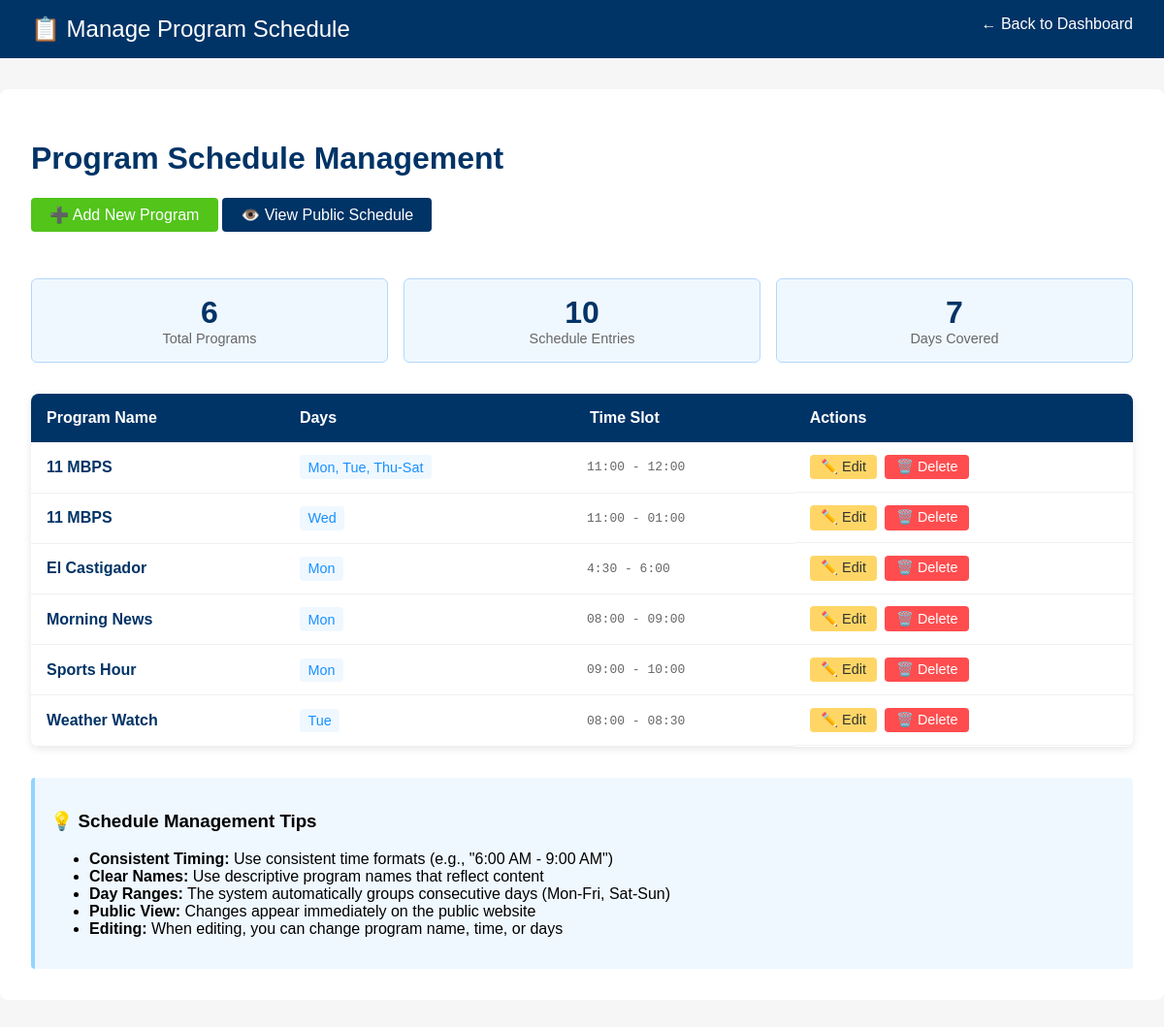
The app's page /admin/schedule_manage.php (signed in) with its own data.
### tables this page shows
CREATE TABLE `program_schedule` (
  `id` int(11) NOT NULL,
  `program_name` varchar(100) NOT NULL,
  `day_of_week` varchar(10) NOT NULL,
  `time_slot` varchar(50) NOT NULL
);

### admin/schedule_manage.php (the view, shortened to what this page needs)
<?php
require_once '../includes/auth.php';
$stmt = $pdo->query("SELECT * FROM program_schedule ORDER BY program_name,
    CASE
        WHEN day_of_week = 'Monday' THEN 1
        WHEN day_of_week = 'Tuesday' THEN 2
        WHEN day_of_week = 'Wednesday' THEN 3
        WHEN day_of_week = 'Thursday' THEN 4
        WHEN day_of_week = 'Friday' THEN 5
        WHEN day_of_week = 'Saturday' THEN 6
        WHEN day_of_week = 'Sunday' THEN 7
        ELSE 8
    END, time_slot");
$schedules = $stmt->fetchAll(PDO::FETCH_ASSOC);
$groupedPrograms = [];
foreach ($schedules as $schedule) {
    $key = $schedule['program_name'] . '|' . $schedule['time_slot'];
    $groupedPrograms[$key]['program_name'] = $schedule['program_name'];
    $groupedPrograms[$key]['time_slot'] = $schedule['time_slot'];
    $groupedPrograms[$key]['days'][] = $schedule['day_of_week'];
    $groupedPrograms[$key]['ids'][] = $schedule['id'];
}
function formatDayRange($days) {
    $dayOrder = ['Monday', 'Tuesday', 'Wednesday', 'Thursday', 'Friday', 'Saturday', 'Sunday'];
    $dayAbbr = ['Mon', 'Tue', 'Wed', 'Thu', 'Fri', 'Sat', 'Sun'];
    usort($days, function($a, $b) use ($dayOrder) {
        return array_search($a, $dayOrder) - array_search($b, $dayOrder);
    });
    $abbrDays = array_map(function($day) use ($dayOrder, $dayAbbr) {
        return $dayAbbr[array_search($day, $dayOrder)];
    }, $days);
    if (count($abbrDays) == 1) {
        return $abbrDays[0];
    } elseif (count($abbrDays) == 7) {
        return 'Daily';
    } elseif (array_slice($abbrDays, 0, 5) == ['Mon', 'Tue', 'Wed', 'Thu', 'Fri'] && count($abbrDays) == 5) {
        return 'Mon-Fri';
    } elseif (array_slice($abbrDays, 5, 2) == ['Sat', 'Sun'] && count($abbrDays) == 2) {
        return 'Sat-Sun';
    } else {
        $ranges = [];
        $start = 0;
        for ($i = 1; $i <= count($abbrDays); $i++) {
            if ($i == count($abbrDays) || array_search($abbrDays[$i], $dayAbbr) != array_search($abbrDays[$i-1], $dayAbbr) + 1) {
                if ($i - $start > 2) {
                    $ranges[] = $abbrDays[$start] . '-' . $abbrDays[$i-1];
                } elseif ($i - $start == 2) {
                    $ranges[] = $abbrDays[$start] . ', ' . $abbrDays[$i-1];
                } else {
                    $ranges[] = $abbrDays[$start];
                }
                $start = $i;
            }
        }
        return implode(', ', $ranges);
    }
}
?>
<!DOCTYPE html>
<html lang="en">
<head>
</head>
<body>
<header>
    <span style="font-size:1.5em;">📋 Manage Program Schedule</span>
    <a href="index.php" style="float:right; color:#fff; text-decoration:none;">← Back to Dashboard</a>
</header>
<main>
    <h1>Program Schedule Management</h1>
    <div style="margin-bottom: 2em;">
        <a href="schedule_edit.php" class="btn btn-success">➕ Add New Program</a>
        <a href="../index.php#schedule" class="btn" target="_blank">👁️ View Public Schedule</a>
    </div>
    <div class="stats">
        <div class="stat-card">
            <div class="stat-number"><?php echo count($groupedPrograms); ?></div>
            <div class="stat-label">Total Programs</div>
        </div>
        <div class="stat-card">
            <div class="stat-number"><?php echo count($schedules); ?></div>
            <div class="stat-label">Schedule Entries</div>
        </div>
        <div class="stat-card">
            <div class="stat-number">
                <?php
                $uniqueDays = [];
                foreach ($schedules as $schedule) {
                    $uniqueDays[$schedule['day_of_week']] = true;
                }
                echo count($uniqueDays);
                ?>
            </div>
            <div class="stat-label">Days Covered</div>
        </div>
    </div>
    <div class="schedule-container">
        <table class="schedule-table">
            <thead>
                <tr>
                    <th>Program Name</th>
                    <th>Days</th>
                    <th>Time Slot</th>
                    <th>Actions</th>
                </tr>
            </thead>
            <tbody>
                <?php if (!empty($groupedPrograms)): ?>
                    <?php foreach ($groupedPrograms as $program): ?>
                        <tr>
                            <td class="program-name"><?php echo htmlspecialchars($program['program_name']); ?></td>
                            <td><span class="program-days"><?php echo formatDayRange($program['days']); ?></span></td>
                            <td class="program-time"><?php echo htmlspecialchars($program['time_slot']); ?></td>
                            <td class="actions">
                                <a href="schedule_edit.php?program=<?php echo urlencode($program['program_name']); ?>&time=<?php echo urlencode($program['time_slot']); ?>" class="edit-btn">✏️ Edit</a>
                                <a href="?delete=1&program=<?php echo urlencode($program['program_name']); ?>&time=<?php echo urlencode($program['time_slot']); ?>" class="delete-btn" onclick="return confirm('Delete program \'<?php echo addslashes($program['program_name']); ?>\'?\n\nThis will remove all schedule entries for this program.')">🗑️ Delete</a>
                            </td>
                        </tr>
                    <?php endforeach; ?>
                <?php endif; ?>
            </tbody>
        </table>
    </div>
    <div style="margin-top: 2em; padding: 1em; background: #f0f8ff; border-radius: 4px; border-left: 4px solid #91d5ff;">
        <h3>💡 Schedule Management Tips</h3>
        <ul>
            <li><strong>Consistent Timing:</strong> Use consistent time formats (e.g., "6:00 AM - 9:00 AM")</li>
            <li><strong>Clear Names:</strong> Use descriptive program names that reflect content</li>
            <li><strong>Day Ranges:</strong> The system automatically groups consecutive days (Mon-Fri, Sat-Sun)</li>
            <li><strong>Public View:</strong> Changes appear immediately on the public website</li>
            <li><strong>Editing:</strong> When editing, you can change program name, time, or days</li>
        </ul>
    </div>
</main>
</body>
</html>

### admin/schedule_manage.php (style rules this page uses)
body { font-family: Arial, sans-serif; background: #f6f6f6; margin: 0; }
header { background: #003366; color: #fff; padding: 1em 2em; }
main { max-width: 1200px; margin: 2em auto; background: #fff; padding: 2em; border-radius: 8px; }
h1 { color: #003366; }
.btn { display: inline-block; padding: 0.5em 1.2em; background: #003366; color: #fff; border-radius: 4px; text-decoration: none; margin-bottom: 1em; }
.btn-success { background: #52c41a; }
.schedule-container { background: #fff; border-radius: 8px; overflow: hidden; box-shadow: 0 2px 8px rgba(0,0,0,0.1); margin-top: 1em; }
.schedule-table { width: 100%; border-collapse: collapse; margin: 0; }
.schedule-table th { background: #003366; color: #fff; padding: 1em; text-align: left; font-weight: bold; }
.schedule-table td { padding: 0.8em 1em; border-bottom: 1px solid #f0f0f0; }
.program-name { font-weight: bold; color: #003366; }
.program-days { color: #1890ff; font-weight: 500; background: #f0f8ff; border-radius: 4px; padding: 0.3em 0.6em; display: inline-block; font-size: 0.9em; }
.program-time { color: #666; font-family: monospace; }
.actions { display: flex; gap: 0.5em; }
.edit-btn { padding: 0.3em 0.8em; background: #ffd666; color: #333; border-radius: 4px; text-decoration: none; font-size: 0.9em; }
.delete-btn { padding: 0.3em 0.8em; background: #ff4d4f; color: #fff; border-radius: 4px; text-decoration: none; font-size: 0.9em; }
.stats { display: grid; grid-template-columns: repeat(auto-fit, minmax(200px, 1fr)); gap: 1em; margin-bottom: 2em; }
.stat-card { background: #f0f8ff; border: 1px solid #b3d8fd; border-radius: 6px; padding: 1em; text-align: center; }
.stat-number { font-size: 2em; font-weight: bold; color: #003366; }
.stat-label { color: #666; font-size: 0.9em; }

### records on screen
program_schedule: program_name "11 MBPS", days "Wed", time_slot "11:00 - 01:00"
program_schedule: program_name "El Castigador", days "Mon", time_slot "4:30 - 6:00"
program_schedule: program_name "Morning News", days "Mon", time_slot "08:00 - 09:00"
program_schedule: program_name "Sports Hour", days "Mon", time_slot "09:00 - 10:00"
program_schedule: program_name "Weather Watch", days "Tue", time_slot "08:00 - 08:30"

### other values on screen
count($groupedPrograms) "6"
count($schedules) "10"
count($uniqueDays) "7"
$program['program_name'] "11 MBPS"
formatDayRange($program['days']) "Mon, Tue, Thu-Sat"
$program['time_slot'] "11:00 - 12:00"
